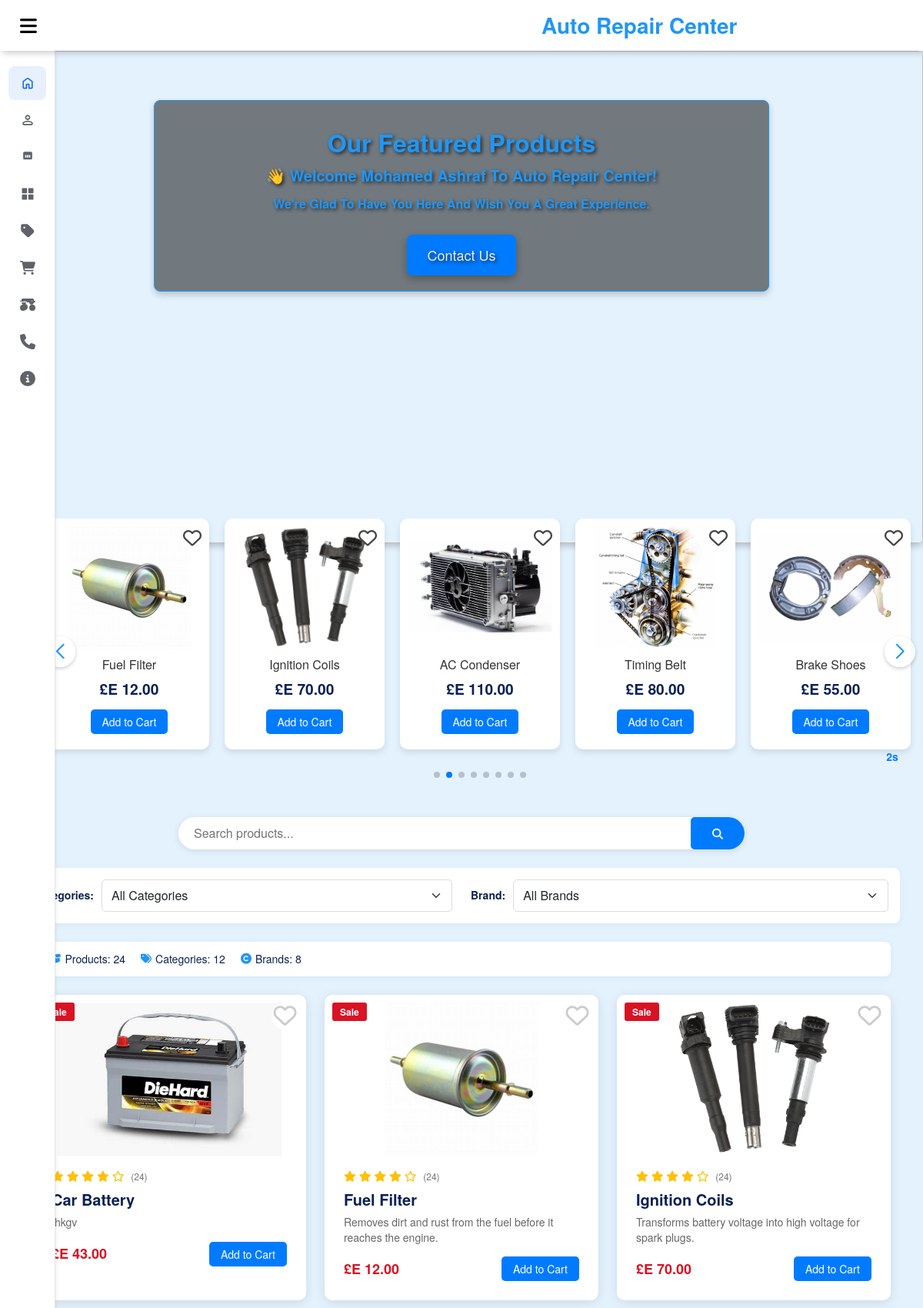
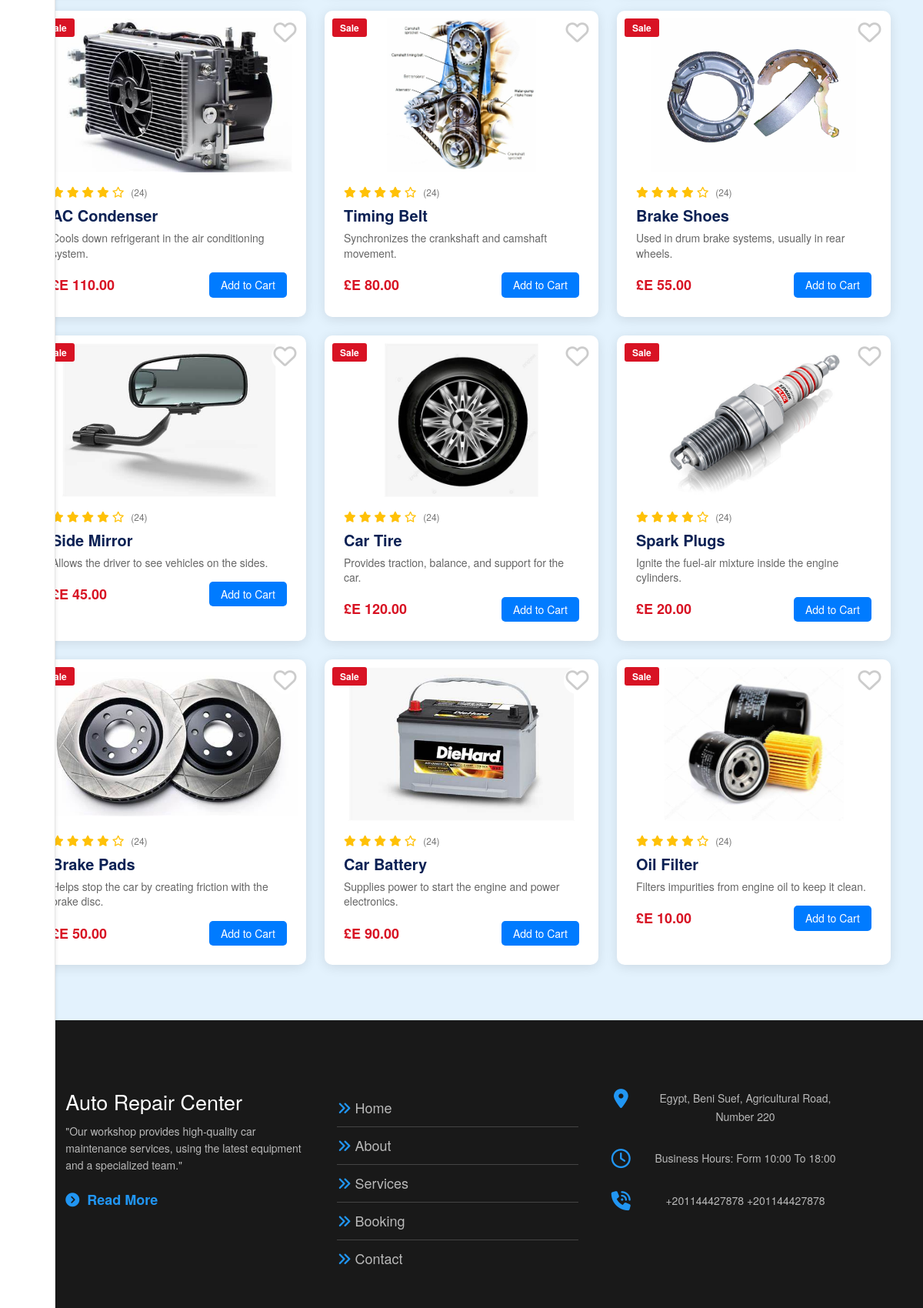
Page /app/categories/category.php (signed in, upper part) on the committed database (2 pictures, top to bottom).
### tables this page shows
CREATE TABLE `products` (
  `product_id` int(11) NOT NULL,
  `product_name` varchar(255) NOT NULL,
  `model_year` year(4) DEFAULT NULL,
  `Images` text NOT NULL,
  `price` decimal(20,2) NOT NULL,
  `Category_id` int(11) NOT NULL,
  `Brand_id` int(11) NOT NULL,
  `description` text NOT NULL,
  `Added by` int(11) NOT NULL
);

### app/categories/category.php (the view, shortened to what this page needs)
<?php
$username = $_SESSION['username'];
$Select_Product = 'SELECT * FROM `products` ORDER BY product_id DESC';
$result = mysqli_query($conn, $Select_Product);
$All_Products = mysqli_fetch_all($result, MYSQLI_ASSOC);
?>
<!DOCTYPE html>
<html lang="en">
<head>
    <?php include_once($_SERVER['DOCUMENT_ROOT'] . '/project_2/shared/header.php'); ?>
    <link rel="stylesheet" href="https://cdn.jsdelivr.net/npm/swiper@11/swiper-bundle.min.css" />
    <link rel="stylesheet" href="/project_2/assets/css/style_category.css">
</head>
<body>
    <?php
    include_once($_SERVER['DOCUMENT_ROOT'] . '/project_2/shared/navbar.php');
    include_once($_SERVER['DOCUMENT_ROOT'] . '/project_2/shared/sidebar.php');
    ?>
    <main id="content_page" class="h-auto">
        <section id="cover">
            <div class="images ">
                <img class='image' src="https://img.freepik.com/premium-photo/electric-car-charging-station-generative-ai_834602-17645.jpg" alt="">
                <div class="content col-11 col-md-8">
                    <h2> Our Featured Products </h2>
                    <strong> 👋 Welcome <?= $username ?> to Auto Repair Center!</strong>
                    <p> We're glad to have you here and wish you a great experience.</p>
                    <div style="text-align:center; margin-top: 12px;">
                        <a href="/project_2/app/contact/contact.php" class="btn">Contact Us</a>
                    </div>
                </div>
                <section class="swiper mySwiper">
                    <?php if (!empty($All_Products)): ?>
                        <div class="swiper-wrapper">
                            <?php foreach ($All_Products as $product):   ?>
                                <div class="swiper-slide">
                                    <div class="product-card">
                                        <button class="heart-btn">
                                            <i class="fa-regular fa-heart"></i>
                                        </button>
                                        <a href="/project_2/app/dateils/Dateils.php?id=<?= base64_encode($product['product_id']) ?>">
                                            <img src="/project_2/data/uploads/image_products/<?= $product['Images'] ?>" alt="<?= htmlspecialchars($product['product_name']) ?>">
                                        </a>
                                        <div class="product-info">
                                            <h3><?= htmlspecialchars($product['product_name']) ?></h3>
                                            <p class="price">£E <?= $product['price'] ?></p>
                                            <form method="POST" class="add-to-cart-form">
                                                <button type="submit" name="add_to_cart" class="add-to-cart">
                                                    Add to Cart
                                                </button>
                                            </form>
                                        </div>
                                    </div>
                                </div>
                            <?php endforeach; ?>
                        </div>
                    <?php endif; ?>
                    <div class="swiper-button-next"></div>
                    <div class="swiper-button-prev"></div>
                    <div class="swiper-pagination"></div>
                    <div class="autoplay-progress">
                        <svg viewBox="0 0 48 48">
                            <circle cx="24" cy="24" r="20"></circle>
                        </svg>
                        <span></span>
                    </div>
                </section>
            </div>
        </section>
        <section class="products-section">
            <div class="container py-5">
                <div class="row">
                    <div class="col-12 col-lg-8 mx-auto mb-4">
                        <div class="search-box">
                            <input type="text" placeholder="Search products..." class="search-input" onkeyup="search()">
                            <button class="search-btn btn-primary">
                                <i class="fas fa-search"></i>
                            </button>
                        </div>
                    </div>
                    <div class="col-12 mb-4 filters-container">
                        <div class="row align-items-center">
                            <div class="col-md-6 mb-3 mb-md-0">
                                <div class="filter-group">
                                    <label>Categories:</label>
                                    <select name="category" class="form-select">
                                        <option selected>All Categories</option>
                                    </select>
                                </div>
                            </div>
                            <div class="col-md-6">
                                <div class="filter-group">
                                    <label>Brand:</label>
                                    <select name="brand" class="form-select">
                                        <option selected>All Brands</option>
                                    </select>
                                </div>
                            </div>
                        </div>
                    </div>
                    <div class="col-12 mb-4">
                        <div class="products-count">
                            <span><i class="fas fa-box-open"></i> Products: 24</span>
                            <span><i class="fas fa-tags"></i> Categories: 12</span>
                            <span><i class="fas fa-copyright"></i> Brands: 8</span>
                        </div>
                    </div>
                </div>
                <div class="row products-grid">
                    <?php if (!empty($All_Products)): ?>
                        <?php foreach ($All_Products as $product): ?>
                            <div class="col-12 col-md-6 col-lg-4 mb-4 product-item">
                                <div class="product-card">
                                    <div class="product-badge">Sale</div>
                                    <button class="wishlist-btn">
                                        <i class="far fa-heart"></i>
                                    </button>
                                    <a href="/project_2/app/dateils/Dateils.php?id=<?= base64_encode($product['product_id']) ?>" class="product-image">
                                        <img src="/project_2/data/uploads/image_products/<?= $product['Images'] ?>" alt="<?= htmlspecialchars($product['product_name']) ?>">
                                    </a>
                                    <div class="product-body">
                                        <div class="product-rating">
                                            <i class="fas fa-star"></i>
                                            <i class="fas fa-star"></i>
                                            <i class="fas fa-star"></i>
                                            <i class="fas fa-star"></i>
                                            <i class="far fa-star"></i>
                                            <span class="rating-count">(24)</span>
                                        </div>
                                        <h3 class="product-title"><?= htmlspecialchars($product['product_name']) ?></h3>
                                        <p class="product-desc"><?= $product['description'] ?></p>
                                        <div class="product-footer">
                                            <span class="product-price">£E <?= $product['price'] ?></span>
                                            <form method="POST" class="add-to-cart-form">
                                                <button type="submit" name="add_to_cart" class="add-to-cart">
                                                    Add to Cart
                                                </button>
                                            </form>
                                        </div>
                                    </div>
                                </div>
                            </div>
                        <?php endforeach; ?>
                    <?php endif; ?>
                </div>
            </div>
        </section>
    </main>
    <?php
    include_once($_SERVER['DOCUMENT_ROOT'] . '/project_2/shared/footer.php');
    ?>
</body>
</html>

### rows in the picture
products: Images (picture), product_name "Fuel Filter", price "12.00", description "Removes dirt and rust from the fuel before it reaches the engine."
products: Images (picture), product_name "Ignition Coils", price "70.00", description "Transforms battery voltage into high voltage for spark plugs."
products: Images (picture), product_name "AC Condenser", price "110.00", description "Cools down refrigerant in the air conditioning system."
products: Images (picture), product_name "Timing Belt", price "80.00", description "Synchronizes the crankshaft and camshaft movement."
products: Images (picture), product_name "Brake Shoes", price "55.00", description "Used in drum brake systems, usually in rear wheels."
products: Images (picture), product_name "Car Battery", description "fhkgv", price "43.00"
products: Images (picture), product_name "Side Mirror", description "Allows the driver to see vehicles on the sides.", price "45.00"
products: Images (picture), product_name "Car Tire", description "Provides traction, balance, and support for the car.", price "120.00"
products: Images (picture), product_name "Spark Plugs", description "Ignite the fuel-air mixture inside the engine cylinders.", price "20.00"
products: Images (picture), product_name "Brake Pads", description "Helps stop the car by creating friction with the brake disc.", price "50.00"
products: Images (picture), product_name "Car Battery", description "Supplies power to start the engine and power electronics.", price "90.00"
products: Images (picture), product_name "Oil Filter", description "Filters impurities from engine oil to keep it clean.", price "10.00"

### other values in the picture
$username "Mohamed Ashraf"
